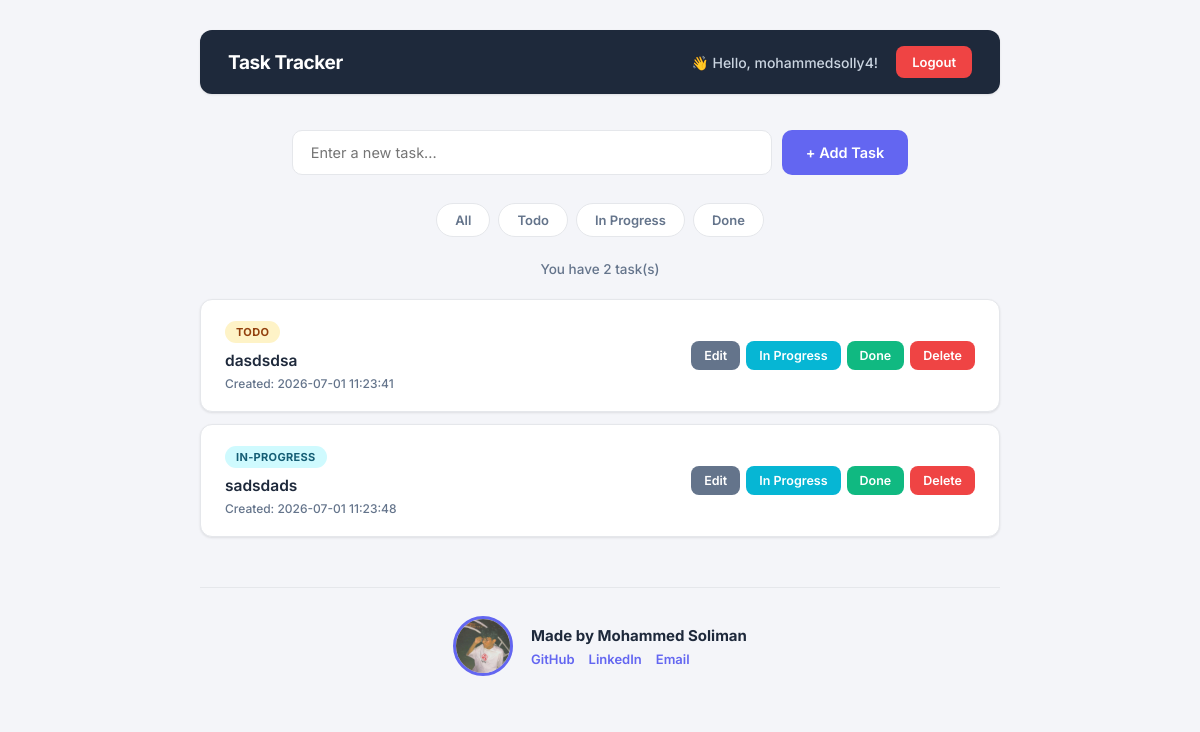
Screenshot of / (signed in) with the database file from the repository.
### tables this page shows
CREATE TABLE users (
            id INTEGER PRIMARY KEY AUTOINCREMENT,
            username TEXT UNIQUE NOT NULL,
            password TEXT NOT NULL
        );

CREATE TABLE tasks (
            id INTEGER PRIMARY KEY AUTOINCREMENT,
            description TEXT NOT NULL,
            status TEXT DEFAULT 'todo',
            created_at TEXT NOT NULL,
            updated_at TEXT NOT NULL,
            user_id INTEGER NOT NULL,
            FOREIGN KEY (user_id) REFERENCES users (id)
        );

### app.py (the view)
@app.route("/")
@login_required
def index():
    db = get_db()
    tasks = db.execute(
        "SELECT * FROM tasks WHERE user_id = ? ORDER BY id",
        (current_user.id,)
    ).fetchall()
    db.close()
    return render_template("index.html", tasks=tasks)

### app.py (called while the page is built)
def get_db():
    db = sqlite3.connect("database.db")
    db.row_factory = sqlite3.Row
    return db

@login_manager.user_loader
def load_user(user_id):
    db = get_db()
    user = db.execute("SELECT * FROM users WHERE id = ?", (user_id,)).fetchone()
    db.close()
    if user:
        return User(user["id"], user["username"])
    return None

### templates/index.html (shortened to what this page needs)
<!DOCTYPE html>
<html lang="en">
<head>
    <link rel="stylesheet" href="{{ url_for('static', filename='style.css') }}">
</head>
<body>
    <nav class="navbar">
        <span class="nav-brand"> Task Tracker</span>
        <div class="nav-right">
            <span class="nav-user">👋 Hello, {{ current_user.username.split('@')[0] }}!</span>
            <a href="/logout" class="btn-logout">Logout</a>
        </div>
    </nav>
    <div class="container">
        <form class="add-form" action="/add" method="POST">
            <input type="text" name="description" placeholder="Enter a new task..." required>
            <button type="submit">+ Add Task</button>
        </form>
        <div class="filters">
            <a href="/" class="filter-btn">All</a>
            <a href="/filter/todo" class="filter-btn todo">Todo</a>
            <a href="/filter/in-progress" class="filter-btn in-progress">In Progress</a>
            <a href="/filter/done" class="filter-btn done">Done</a>
        </div>
        {% if tasks %}
        <p class="summary">You have {{ tasks|length }} task(s)</p>
        {% endif %}
        <div class="task-list">
            {% if tasks %}
                {% for task in tasks %}
                <div class="task-card">
                    <div class="task-info">
                        <span class="status {{ task.status }}">{{ task.status }}</span>
                        <h3 class="task-description">{{ task.description }}</h3>
                        <p class="task-date">Created: {{ task.created_at }}</p>
                    </div>
                    <div class="task-actions">
                        <button class="btn-edit" onclick="enableEdit(this)">Edit</button>
                        <a href="/mark-in-progress/{{ task.id }}" class="btn-progress">In Progress</a>
                        <a href="/mark-done/{{ task.id }}" class="btn-done">Done</a>
                        <a href="/delete/{{ task.id }}" class="btn-delete" onclick="return confirmDelete()">Delete</a>
                    </div>
                </div>
                {% endfor %}
            {% else %}
                <p class="no-tasks">No tasks found. Add one above! 🎉</p>
            {% endif %}
        </div>
        <footer>
            <img src="{{ url_for('static', filename='profile.jpg') }}" alt="Mohammed Soliman" class="profile-pic">
            <div class="footer-info">
                <p class="footer-name">Made by Mohammed Soliman</p>
                <div class="footer-links">
                    <a href="https://github.com/MohammedSoliman10" target="_blank">GitHub</a>
                    <a href="https://linkedin.com/in/mohammed-soliman-3a6651304" target="_blank">LinkedIn</a>
                    <a href="mailto:mohammedsolly4@gmail.com">Email</a>
                </div>
            </div>
        </footer>
    </div>
</body>
</html>

### static/style.css (style rules this page uses)
:root { --primary: #6366f1; --primary-dark: #4f46e5; --primary-light: #eef2ff; --success: #10b981; --success-light: #d1fae5; --warning: #f59e0b; --warning-light: #fef3c7; --info: #06b6d4; --info-light: #cffafe; --danger: #ef4444; --danger-light: #fee2e2; --text: #1e293b; --muted: #64748b; --bg: #f4f5f9; --card: #ffffff; --border: #e5e7eb; --radius: 12px; --shadow: 0 1px 3px rgba(0, 0, 0, 0.06), 0 1px 2px rgba(0, 0, 0, 0.04); --shadow-hover: 0 8px 20px rgba(0, 0, 0, 0.08); }
* { margin: 0; padding: 0; box-sizing: border-box; }
body { font-family: 'Inter', Arial, sans-serif; background-color: var(--bg); padding: 30px 20px 60px; color: var(--text); -webkit-font-smoothing: antialiased; }
.container { max-width: 800px; margin: 0 auto; }
.navbar { display: flex; justify-content: space-between; align-items: center; background-color: var(--text); padding: 16px 28px; margin-bottom: 36px; border-radius: var(--radius); box-shadow: var(--shadow); max-width: 800px; margin-left: auto; margin-right: auto; }
.nav-brand { font-size: 19px; font-weight: 700; color: white; letter-spacing: -0.02em; }
.nav-right { display: flex; align-items: center; gap: 18px; }
.nav-user { color: #cbd5e1; font-size: 14px; font-weight: 500; }
.btn-logout { padding: 8px 16px; background-color: var(--danger); color: white; border-radius: 8px; text-decoration: none; font-size: 13px; font-weight: 600; transition: all 0.2s ease; }
.add-form { display: flex; justify-content: center; gap: 10px; margin-bottom: 28px; }
.add-form input { padding: 13px 18px; width: 480px; max-width: 100%; border: 1.5px solid var(--border); border-radius: 10px; font-size: 14.5px; font-family: 'Inter', sans-serif; outline: none; background-color: var(--card); transition: all 0.2s ease; }
.add-form button { padding: 13px 24px; background-color: var(--primary); color: white; border: none; border-radius: 10px; font-size: 14.5px; font-weight: 600; font-family: 'Inter', sans-serif; cursor: pointer; transition: all 0.2s ease; white-space: nowrap; }
.filters { display: flex; justify-content: center; gap: 8px; margin-bottom: 24px; flex-wrap: wrap; }
.filter-btn { padding: 8px 18px; border-radius: 999px; text-decoration: none; font-size: 13px; font-weight: 600; color: var(--muted); background-color: var(--card); border: 1.5px solid var(--border); transition: all 0.2s ease; }
.summary { text-align: center; color: var(--muted); font-size: 13.5px; margin-bottom: 22px; font-weight: 500; }
.task-card { background-color: var(--card); padding: 20px 24px; border-radius: var(--radius); margin-bottom: 12px; box-shadow: var(--shadow); display: flex; justify-content: space-between; align-items: center; gap: 15px; border: 1px solid var(--border); transition: all 0.2s ease; }
.task-info { flex: 1; min-width: 0; }
.task-description { font-size: 15.5px; font-weight: 600; color: var(--text); margin-bottom: 6px; }
.task-date { font-size: 12px; color: var(--muted); font-weight: 500; }
.status { display: inline-block; padding: 4px 11px; border-radius: 999px; font-size: 11px; font-weight: 700; text-transform: uppercase; letter-spacing: 0.03em; margin-bottom: 8px; }
.status.todo { background-color: var(--warning-light); color: #92400e; }
.status.in-progress { background-color: var(--info-light); color: #155e75; }
.task-actions { display: flex; gap: 6px; flex-wrap: wrap; justify-content: flex-end; }
.task-actions a, .task-actions button { padding: 7px 13px; border-radius: 8px; font-size: 12.5px; font-weight: 600; font-family: 'Inter', sans-serif; cursor: pointer; border: none; color: white; text-decoration: none; transition: all 0.2s ease; }
.btn-edit { background-color: #64748b; }
.btn-progress { background-color: var(--info); }
.btn-done { background-color: var(--success); }
.btn-delete { background-color: var(--danger); }
footer { display: flex; align-items: center; justify-content: center; gap: 18px; margin-top: 50px; padding: 28px; border-top: 1px solid var(--border); }
.profile-pic { width: 60px; height: 60px; border-radius: 50%; object-fit: cover; border: 3px solid var(--primary); }
.footer-info { display: flex; flex-direction: column; gap: 6px; }
.footer-name { font-size: 15px; font-weight: 700; color: var(--text); }
.footer-links { display: flex; gap: 14px; }
.footer-links a { color: var(--primary); text-decoration: none; font-size: 13px; font-weight: 600; transition: color 0.2s ease; }

### rows the page displays
users: username "mohammedsolly4"
tasks: status "TODO", description "dasdsdsa", created_at "2026-07-01 11:23:41"
tasks: status "IN-PROGRESS", description "sadsdads", created_at "2026-07-01 11:23:48"

### other values shown
{{ tasks|length }} "2"
